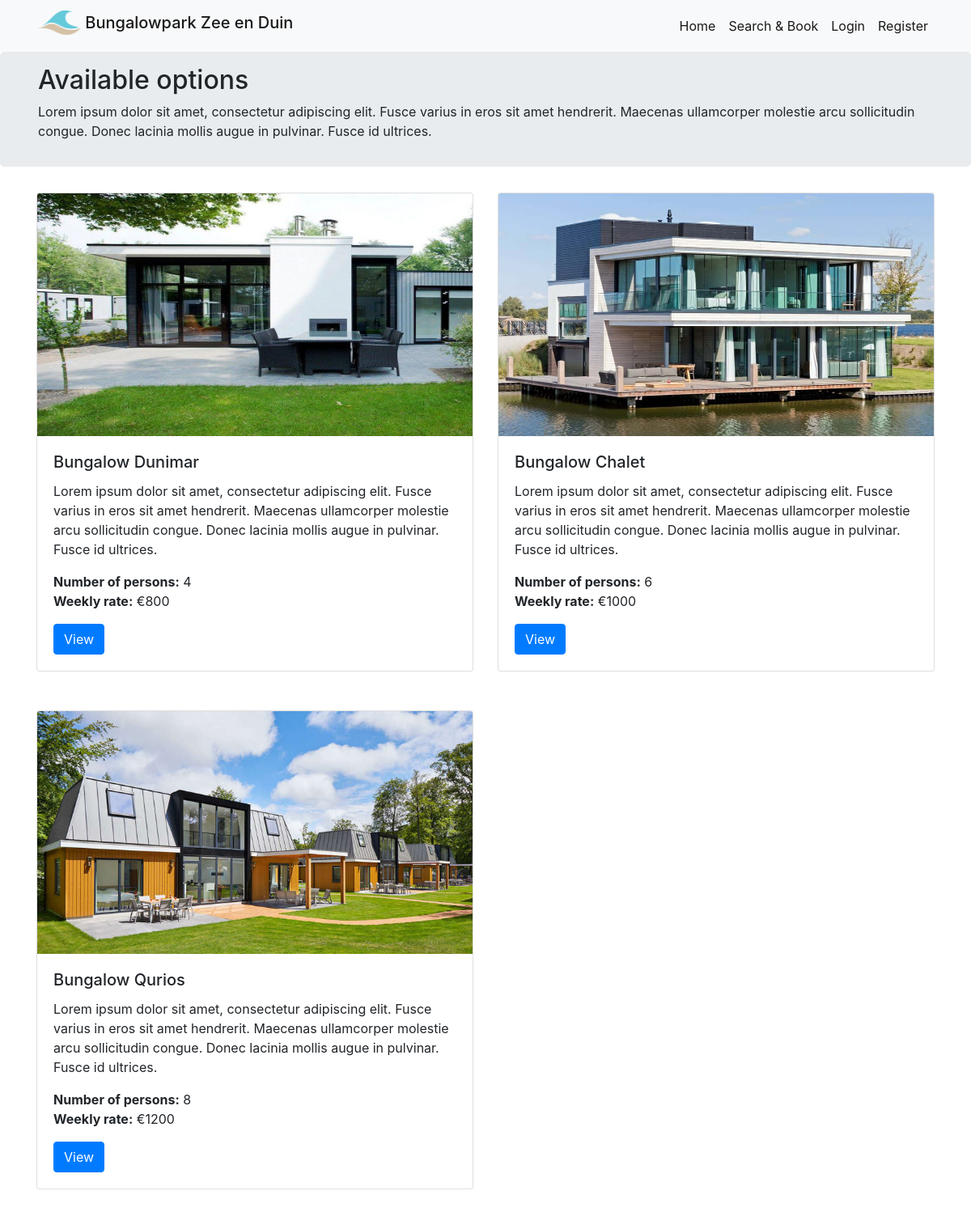
The app's page /search-book, older data.
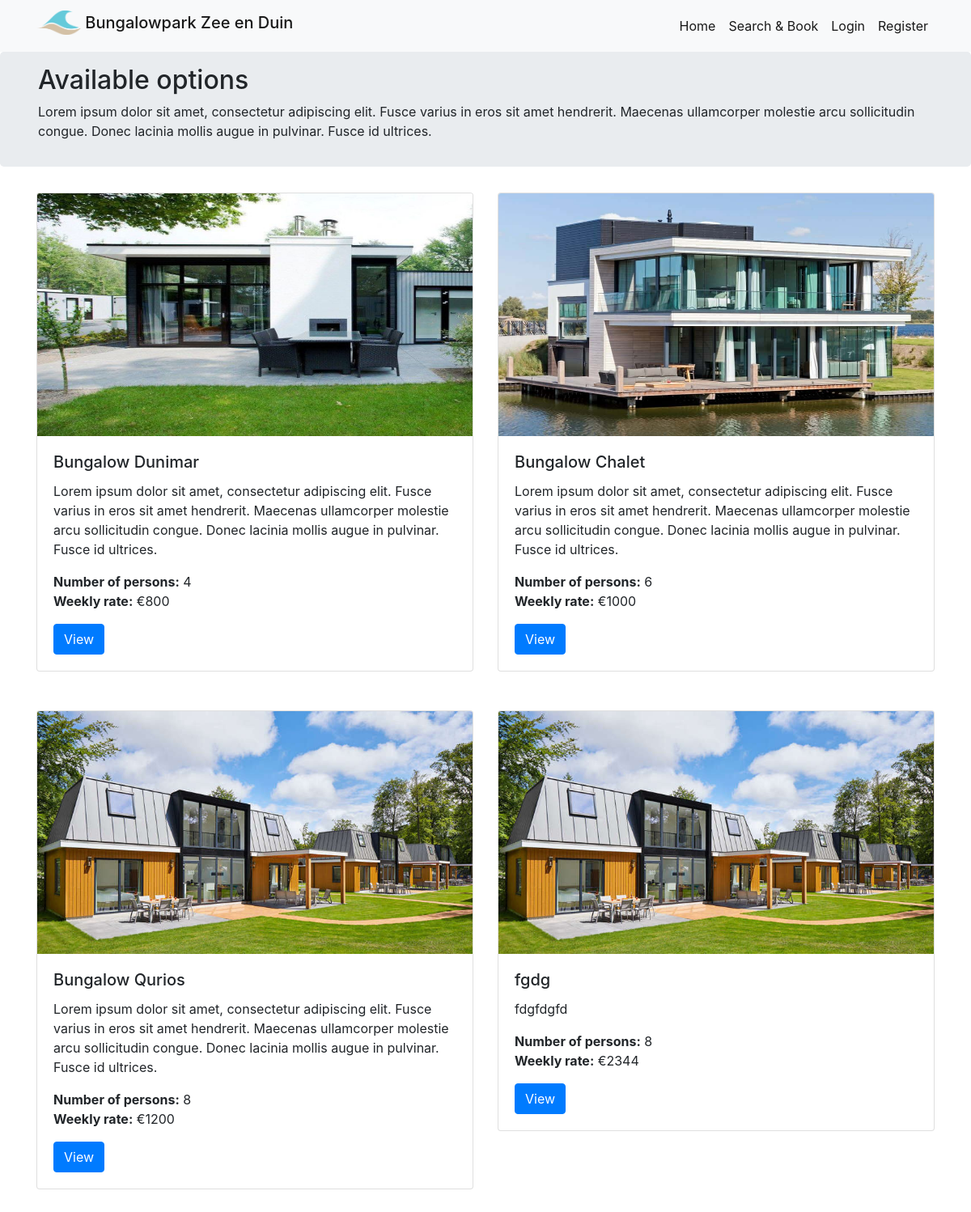
The same page, newer data.
### webapp/models.py (models this page shows, shortened)
class Bungalow(db.Model):
    id = db.Column(db.Integer, primary_key=True)
    name = db.Column(db.String(120), unique=True ,nullable=False)
    content = db.Column(db.Text, nullable=False)
    bungalow_type = db.Column(db.Integer, nullable=False)
    weekprice = db.Column(db.Integer, nullable=False)
    booking = db.relationship('Booking', backref='bungalow')

### webapp/bungalows/views.py (the view)
@bungalows.route('/search-book')
def zoek():
    all_bungalows = Bungalow.query.all()
    return render_template('search-book.html', title="Search & Book", all_bungalows=all_bungalows)

### webapp/bungalows/templates/search-book.html (shortened to what this page needs)
{% extends "base.html" %}
{% block content %}
<div class="jumbotron py-3">
    <div class="container">
        <h2>Available options</h2>
        <p>Lorem ipsum dolor sit amet, consectetur adipiscing elit. Fusce varius in eros sit amet hendrerit. Maecenas ullamcorper molestie arcu sollicitudin congue. Donec lacinia mollis augue in pulvinar. Fusce id ultrices.</p>
    </div>
</div>
<div class="container">
    <div class="row">
        {% for bungalow in all_bungalows %}
        <div class="col-sm-6">
            <div class="card mb-5">
            {% if bungalow.bungalow_type == 8 %}
            <img class="card-img-top" height="300" src="{{url_for('static', filename='img/8personen.jpg')}}" alt="Card image cap">
            {% elif bungalow.bungalow_type == 6 %}
            <img class="card-img-top" height="300" src="{{url_for('static', filename='img/6personen.jpg')}}" alt="Card image cap">
            {% elif bungalow.bungalow_type == 4 %}
            <img class="card-img-top" height="300" src="{{url_for('static', filename='img/4personen.jpg')}}" alt="Card image cap">
            {% endif %}
                <div class="card-body">
                    <h5 class="card-title">{{ bungalow.name }}</h5>
                    <p class="card-text">{{ bungalow.content }}</p>
                    <p>
                        <b>Number of persons:</b> {{ bungalow.bungalow_type }}
                        <br>
                        <b>Weekly rate:</b> €{{ bungalow.weekprice }}
                    </p>
                    <a href="{{ url_for('bookings.book', id=bungalow.id) }}" class="btn btn-primary">View</a>
                </div>
            </div>
        </div>
        {% endfor %}
        </div>
    </div>
{% endblock %}

### webapp/main/templates/base.html (shortened to what this page needs)
<!DOCTYPE html>
<html lang="en" dir="ltr">
<head>
    <link rel="stylesheet" href="https://maxcdn.bootstrapcdn.com/bootstrap/4.0.0/css/bootstrap.min.css">
</head>
<body>
<nav class="navbar navbar-light navbar-expand-lg bg-light">
    <div class="container">
        <a class="navbar-brand h1" href="{{ url_for('main.index')}}">
            <img src="{{ url_for('static', filename='img/logo.png')}}" height="30" class="d-inline-block align-top" alt="">
            Bungalowpark Zee en Duin
        </a>
          <div class="collapse navbar-collapse" id="navbarNavDropdown">
            <ul class="navbar-nav ml-auto">
              <li class="nav-item active">
                <a class="nav-link" href="{{ url_for('main.index')}}">Home</a>
              </li>
              <li class="nav-item active">
                <a class="nav-link" href="{{ url_for('bungalows.zoek')}}">Search & Book</a>
              </li>
              {% if current_user.is_authenticated %}
              <li class="nav-item active">
                <a class="nav-link" href="{{ url_for('main.account')}}">My account</a>
              </li>
              <li class="nav-item active">
                <a class="nav-link" href="{{ url_for('main.uitloggen')}}">Log out</a>
              </li>
              {% else %}
              <li class="nav-item active">
                <a class="nav-link" href="{{ url_for('main.inloggen')}}">Login</a>
              </li>
              <li class="nav-item active">
                <a class="nav-link" href="{{ url_for('main.registreren')}}">Register</a>
              </li>
              {% endif %}
            </ul>
          </div>
    </div>
</nav>
{% block content %}
{% endblock %}
</body>
</html>

Row changes from the older to the newer data that the page shows:
added Bungalow: name "fgdg", content "fdgfdgfd", bungalow_type "8", weekprice "2344"
